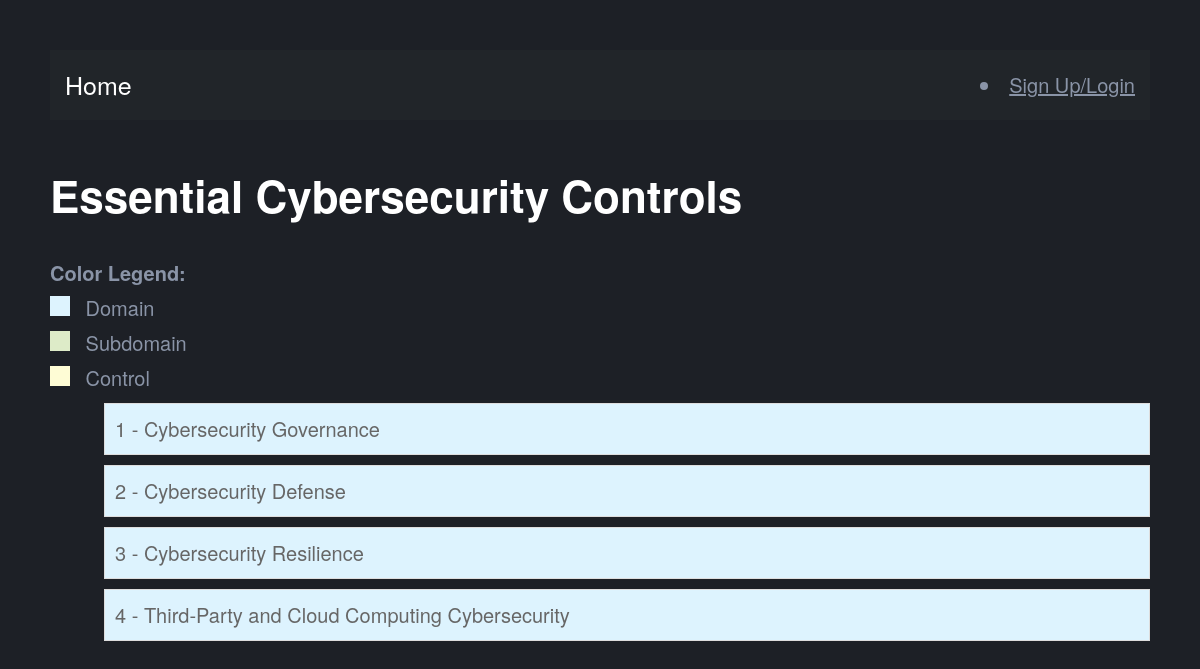
Before: /tree/ with the older database file.
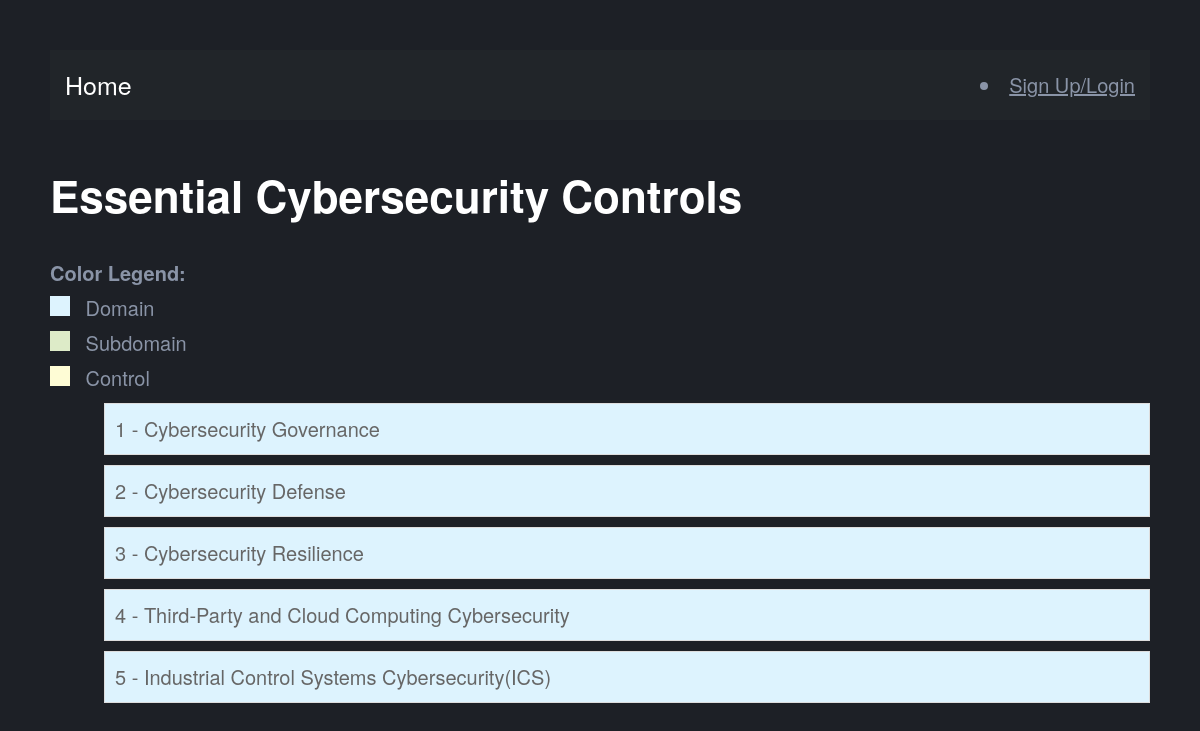
After: the same page with the newer database file.
### main_app/models.py (models this page shows)
class Domain(models.Model):
    name = models.CharField(max_length=255)

### main_app/views.py (the view)
# urls.py: path("tree/", views.tree_view, name="tree"),
def tree_view(request):
    domains = Domain.objects.prefetch_related('subdomains__controls').all()
    return render(request, 'main_app/tree.html', {'domains': domains})

### main_app/templates/main_app/tree.html (shortened to what this page needs)
{% extends 'main_app/home_page.html' %}
{% load static %}
{% block content %}
<!DOCTYPE html>
<html lang="en">
<head>
</head>
<body>
  <h1>Essential Cybersecurity Controls</h1>
  <div class="legend">
    <p><strong>Color Legend:</strong></p>
    <p><span class="color-box" style="background-color: var(--first);"></span> Domain</p>
    <p><span class="color-box" style="background-color: var(--second);"></span> Subdomain</p>
    <p><span class="color-box" style="background-color: var(--third);"></span> Control</p>
  </div>
  {% if domains %}
    <ol class="wtree">
      {% for domain in domains %}
        <li>
          <span onclick="toggleVisibility(this)">{{ domain.name }}</span>
        </li>
      {% endfor %}
    </ol>
  {% else %}
    <p>No data found!</p>
  {% endif %}
</body>
</html>
{% endblock %}

Changed rows visible on the page:
added Domain: name "5 - Industrial Control Systems Cybersecurity(ICS)"
